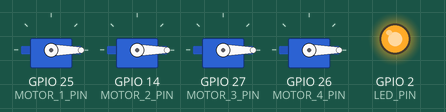
Simulated run of this sketch. Board: ESP32. Parts: 4 × servo, output pins drawn as LEDs (lit = HIGH). What the sketch prints to the serial monitor is not drawn.

Above: at 24.3 s.
At 26.2 s:
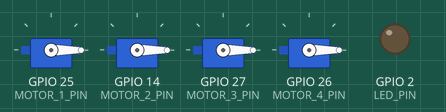
Timing chart, 0 to 27.3 s (numbered marks = the images above):
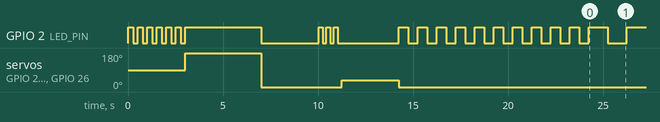

The sketch:

ESC_Calibration.ino
```cpp
// ============================================================
// ESC AUTOMATIC CALIBRATION — ESP32 Drone
// ============================================================
// PINS: Motor 1 = 25, Motor 2 = 14, Motor 3 = 27, Motor 4 = 26
//
// HOW TO USE:
//   1. REMOVE all propellers first — THIS IS CRITICAL
//   2. Upload this sketch
//   3. Open Serial Monitor (115200 baud)
//   4. Connect the battery — When instructions for connecting the battery comes on Serial Monitor (you can connect the battery from initial also the code will  work)
//   5. ESC will beep after a few seconds (high signal received)
//   6. Then LOW signal is sent — ESC will calibrate
//   7. After calibration is complete, upload the main drone code
// ============================================================

#include <ESP32Servo.h>

#define MOTOR_1_PIN  25
#define MOTOR_2_PIN  14
#define MOTOR_3_PIN  27
#define MOTOR_4_PIN  26
#define LED_PIN       2

#define PWM_MAX      2000   // Full throttle signal
#define PWM_MIN      1000   // Zero throttle signal
#define PWM_MID      1500   // Mid signal (for some ESCs)

Servo motor_1, motor_2, motor_3, motor_4;

// ============================================================
// LED BLINK HELPER
// ============================================================
void blinkLED(int times, int ms) {
  for (int i = 0; i < times; i++) {
    digitalWrite(LED_PIN, HIGH);
    delay(ms);
    digitalWrite(LED_PIN, LOW);
    delay(ms);
  }
}

// ============================================================
// SEND SAME SIGNAL TO ALL MOTORS AT ONCE
// ============================================================
void setAll(int us) {
  motor_1.writeMicroseconds(us);
  motor_2.writeMicroseconds(us);
  motor_3.writeMicroseconds(us);
  motor_4.writeMicroseconds(us);
}

// ============================================================
// SETUP — RUNS ONCE
// ============================================================
void setup() {
  Serial.begin(115200);
  pinMode(LED_PIN, OUTPUT);

  Serial.println("============================================");
  Serial.println("  ESC AUTOMATIC CALIBRATION — STARTING");
  Serial.println("============================================");
  Serial.println(">> REMOVE PROPELLERS NOW IF ATTACHED!");
  Serial.println(">> Calibration will start in 3 seconds...");
  Serial.println();

  // Warning blink — 3 times rapidly
  blinkLED(6, 250);

  // Attach motors — specify min/max range
  motor_1.attach(MOTOR_1_PIN, 1000, 2000);
  motor_2.attach(MOTOR_2_PIN, 1000, 2000);
  motor_3.attach(MOTOR_3_PIN, 1000, 2000);
  motor_4.attach(MOTOR_4_PIN, 1000, 2000);

  // --------------------------------------------------------
  // STEP 1: SEND HIGH SIGNAL
  // Let the ESC know this is the maximum throttle signal
  // --------------------------------------------------------
  Serial.println("[STEP 1] Sending HIGH signal (2000us)...");
  Serial.println("         Connect battery now (if not connected)");
  setAll(PWM_MAX);
  digitalWrite(LED_PIN, HIGH);

  // Wait 4 seconds — give ESC time to recognise HIGH signal
  // ESC will beep once or twice during this time
  delay(4000);

  Serial.println("         ESC should have received HIGH signal (heard a beep?)");
  Serial.println();

  // --------------------------------------------------------
  // STEP 2: SEND LOW SIGNAL
  // ESC sets its range: 1000 = min, 2000 = max
  // --------------------------------------------------------
  Serial.println("[STEP 2] Sending LOW signal (1000us)...");
  setAll(PWM_MIN);
  digitalWrite(LED_PIN, LOW);

  // Wait 3 seconds — ESC calibrates during this time
  // ESC will beep 2-3 times as confirmation
  delay(3000);

  Serial.println("         ESC calibrated! (heard confirmation beeps?)");
  Serial.println();

  // --------------------------------------------------------
  // STEP 3: VERIFICATION — APPLY A LITTLE THROTTLE
  // Check all motors run smoothly together
  // --------------------------------------------------------
  Serial.println("[STEP 3] VERIFICATION — Checking all motors run smoothly together...");
  Serial.println("         WARNING: Make sure NO propellers are attached!");
  Serial.println("         Running motors at 20% throttle for 3 seconds...");
  blinkLED(3, 200);

  // 20% throttle = 1200us (1000 min + 200 extra)
  setAll(1200);
  delay(3000);

  // Stop motors
  setAll(PWM_MIN);
  Serial.println("         Motors stopped.");
  Serial.println();

  // --------------------------------------------------------
  // COMPLETE
  // --------------------------------------------------------
  Serial.println("============================================");
  Serial.println("  CALIBRATION COMPLETE!");
  Serial.println("============================================");
  Serial.println(">> Now upload your main drone code");
  Serial.println(">> All 4 ESCs have been calibrated");
  Serial.println(">> If any motor feels weak, run this sketch again");
  Serial.println();

  // Slow blink — success
  blinkLED(10, 500);
}

// ============================================================
// LOOP — NOTHING TO DO, CALIBRATION IS COMPLETE
// ============================================================
void loop() {
  // Just blink LED — indicates calibration is done
  static bool s = false;
  s = !s;
  digitalWrite(LED_PIN, s);
  delay(1000);
}
```

Measured:
- by itself, GPIO 2 (LED_PIN): HIGH → LOW at 0.26 s, → HIGH 0.25 s later, → LOW 0.25 s later, → HIGH 0.25 s later, … (55 changes in this stretch)
